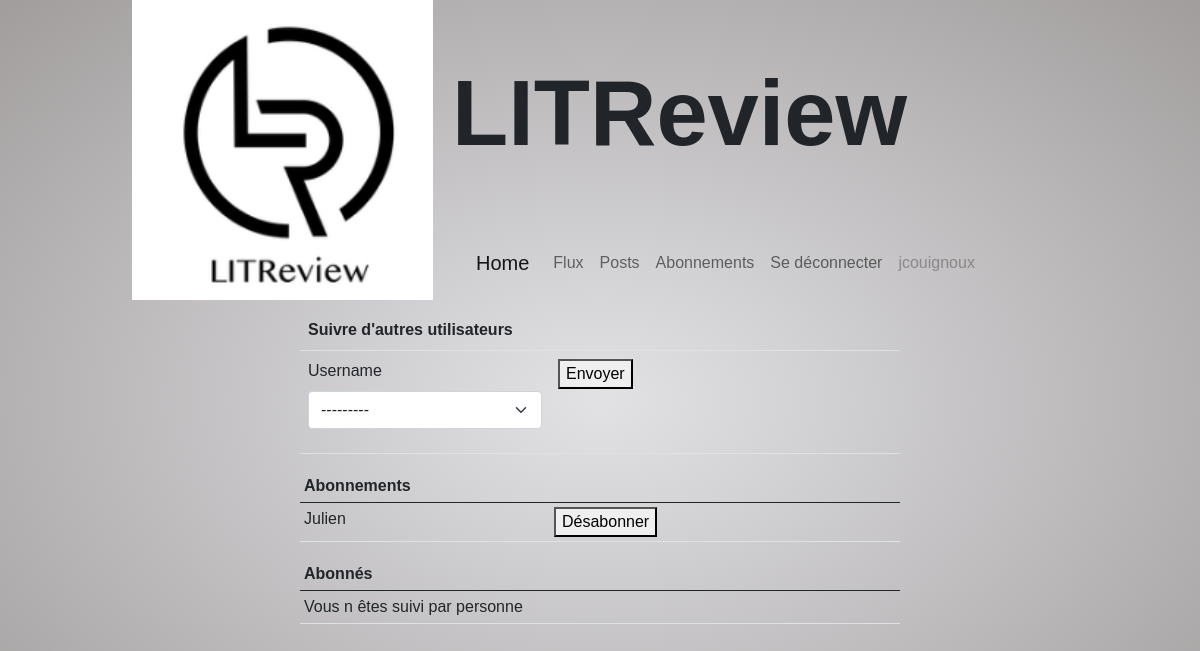
Before: /apps/subscription (signed in) with the older database file.
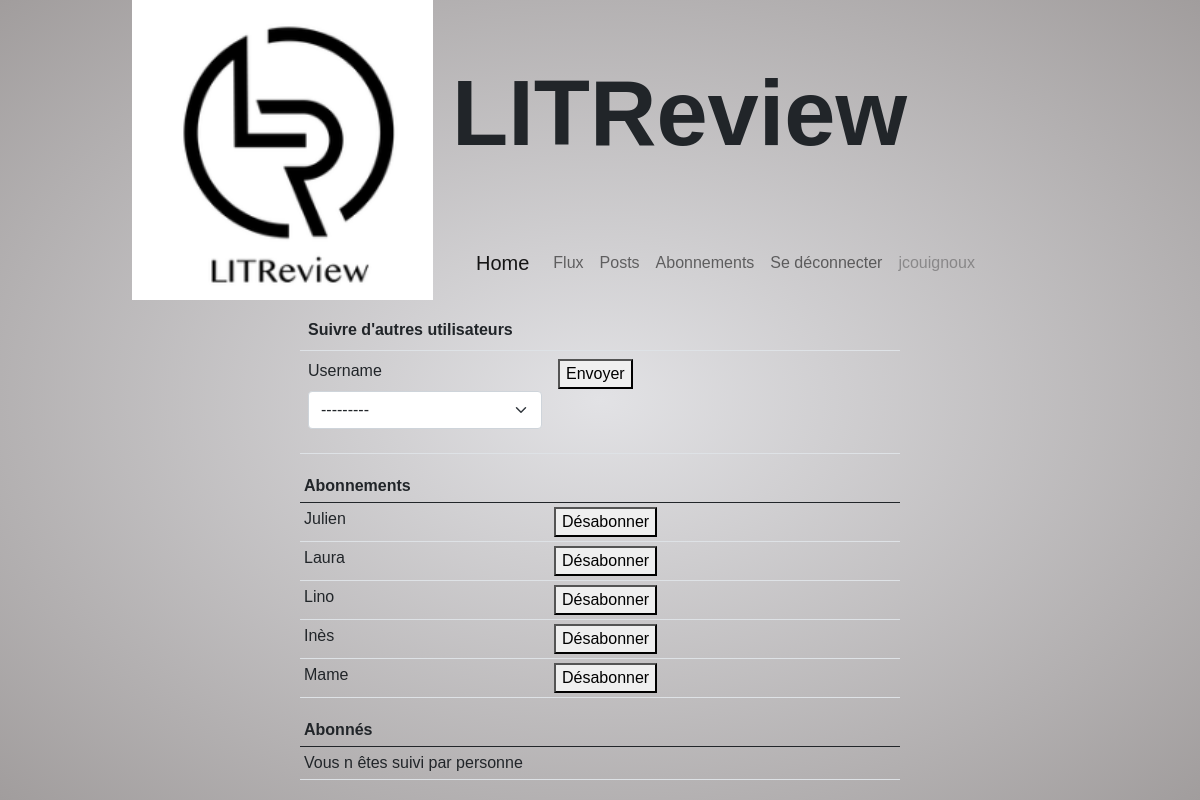
After: the same page with the newer database file.
### apps/models.py (models this page shows)
class UserFollows(models.Model):
    user = models.ForeignKey(to=settings.AUTH_USER_MODEL,
                             on_delete=models.CASCADE, related_name='following')
    followed_user = models.ForeignKey(
        to=settings.AUTH_USER_MODEL, on_delete=models.CASCADE, related_name='followed_by')
    class Meta:
        unique_together = ('user', 'followed_user', )

### apps/views.py (the view, shortened to what this page needs)
# urls.py: path('subscription', views.subscription, name="subscription"),
@login_required
def subscription(request):
    context = {}
    UForm = UsersForm(user=request.user)
    following_users = UserFollows.objects.filter(user=request.user)
    followed_users = UserFollows.objects.filter(followed_user=request.user)
    context['UForm'] = UForm
    context['following_users'] = following_users
    context['followed_users'] = followed_users
    return render(request, 'apps/subscription.html', context)

### apps/forms.py
class UsersForm(Form):
    username = ModelChoiceField(queryset=None)
    def __init__(self, user, *args, **kwargs):
        super(UsersForm, self).__init__(*args, **kwargs)
        self.fields['username'].queryset = User.objects.filter(
            groups__name='Community').exclude(followed_by__in=list(user.following.all())).exclude(id=user.id)

### apps/templates/apps/subscription.html (shortened to what this page needs)
{% extends 'apps/base.html' %}
{% load bootstrap5 %}
{% block content %}
    <div class="justify-content-center">
        <table class="table table-md">
        <th colspan="3">Suivre d'autres utilisateurs</th>
            <tr>
                <form class="form" action="{% url 'apps:subscription' %}" method="POST">
                    <td class="col-5">{% bootstrap_form UForm show_label=False %}</td>
                    <td class="col-4"><button type="submit" name="Envoyer">Envoyer</button></td>
                    <td class="col-3">{% include 'apps/messages.html' %}</td>
                </form>
            </tr>
        </table>
        <table class="table table-hover table-sm">
            <th colspan="2">Abonnements</th>
            <tbody>
            {% if following_users %}
                {% for following_user in following_users %}
                    <tr>
                    <form  class="form form-label" action="{% url 'apps:unsubscription' %}" method="POST">
                        <td class="col-5">{{ following_user.followed_user }}</td>
                        <td class="col-7"><button type="submit" name="Desabonner">Désabonner</button></td>
                    </form>
                    </tr>
                {% endfor %}
            {% else %}
            <td>Vous ne suivez personne</td>
            {% endif %}
            </tbody>
        </table>
        <table class="table table-hover table-sm">
            <th>Abonnés</th>
            <tbody>
            {% if followed_users %}
                {% for followed_user in followed_users %}
                <tr>
                    <td>{{ followed_user.user }}</td>
                </tr>
                {% endfor %}
            {% else %}
                <td>Vous n êtes suivi par personne</td>
            {% endif %}
            </tbody>
        </table>
    </div>
{% endblock %}

### apps/templates/apps/base.html (shortened to what this page needs)
{% load static %}
<!DOCTYPE html>
<html lang="en">
    <head>
        <link href="https://cdn.jsdelivr.net/npm/bootstrap@5.0.2/dist/css/bootstrap.min.css" rel="stylesheet">
        <link rel="stylesheet" href="https://cdnjs.cloudflare.com/ajax/libs/font-awesome/4.7.0/css/font-awesome.min.css">
        <link rel="stylesheet" href="{% static 'apps/css/style.css' %}" />
    </head>
    <body>
        <header>
            {% include 'apps/header.html' %}
        </header>
        <div class="d-flex justify-content-center align-items-center">
            {% block content %}{% endblock %}
        </div>
    </body>
</html>

### apps/templates/apps/header.html (shortened to what this page needs)
{% load static %}
{% load bootstrap5 %}
<div class="container">
    <div class="row">
        <div class="col-4">
            <a href="{% url 'apps:index' %}"><img src="{% static 'apps/assets/logo.png' %}" alt="..." /></a>
        </div>
        <div class="col-8">
            <div class="row align-items-center h-75">
                <div class="title">LITReview</div>
            </div>
            <div class="row h-25">
            {% if user.is_authenticated %}
                <nav class="navbar navbar-expand-lg navbar-light">
                    <div class="container">
                      <a class="navbar-brand" href="{% url 'apps:index' %}">Home</a>
                      <div class="collapse navbar-collapse" id="navbarNav">
                        <ul class="navbar-nav">
                          <li class="nav-item">
                            <a class="nav-link" href="{% url 'apps:flux' %}">Flux</a>
                          </li>
                          <li class="nav-item">
                            <a class="nav-link" href="{% url 'apps:posts' %}">Posts</a>
                          </li>
                          <li class="nav-item">
                            <a class="nav-link" href="{% url 'apps:subscription' %}">Abonnements</a>
                          </li>
                          <li class="nav-item">
                            <a class="nav-link" href="{% url 'apps:logout' %}">Se déconnecter</a>
                          </li>
                          <li class="nav-item">
                            <a class="nav-link disabled" href="#" tabindex="-1" aria-disabled="true">{{ user.username }}</a>
                          </li>
                        </ul>
                      </div>
                    </div>
                  </nav>
            {% endif %}
            </div>
        </div>
    </div>
</div>

### apps/static/apps/css/style.css (style rules this page uses)
html, body { height: 100%; font-family: 'Calisto MT', 'Arial', 'sans-serif'; background: radial-gradient(#e2e2e5, #a19d9d); }
html .title, body .title { font-size: 32px; }
header { margin-bottom: 10px; }
header img { height: 300px; }
header .title { font-size: 92px; font-weight: bold; }
.container { width: 960px; }
.table { width: 600px; }

Changed rows visible on the page:
added UserFollows: followed_user "Laura"
added UserFollows: followed_user "Lino"
added UserFollows: followed_user "Inès"
added UserFollows: followed_user "Mame"
Other visible differences:
form field username: (not shown) → "---------"
